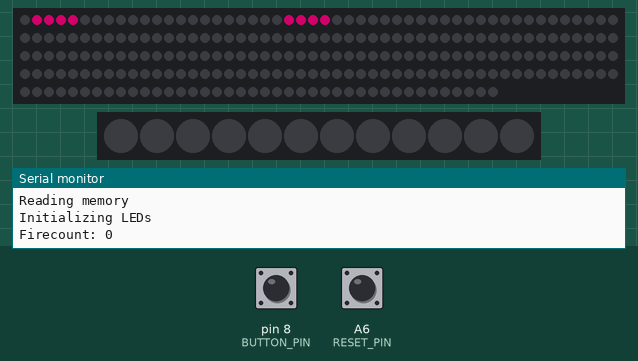
Simulated run of this program. Board: Teensy 3. Parts: 240 RGB LEDs in strip order, left to right, continuing on the next row, 12 RGB LEDs in strip order, left to right, the last lines printed to the serial monitor. The test bench sets the inputs (shaded band); at power-on: A6 (RESET_PIN) HIGH, pin 8 (BUTTON_PIN) HIGH. Dim RGB values are drawn brighter than linear; random numbers use the default seed unless the program sets one; EEPROM starts erased.

Above: at 3.2 s.
3.3 s: A6 (RESET_PIN) pulled LOW for 3.2 s
At 5.27 s:
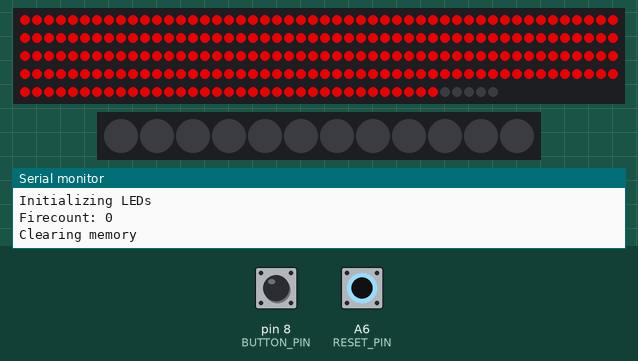
8.0 s: A6 (RESET_PIN) pulled LOW for 0.15 s
9.6 s: pin 8 (BUTTON_PIN) pulled LOW for 0.15 s
At 10.3 s:
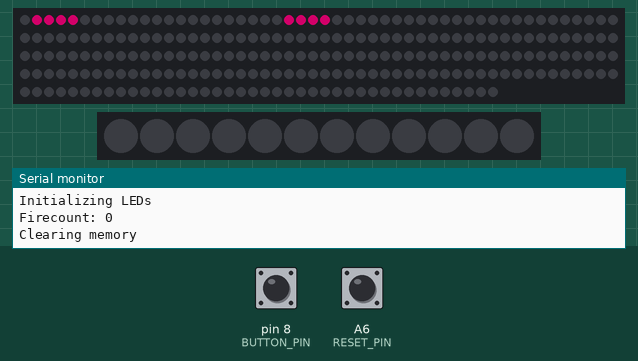
11.2 s: pin 8 (BUTTON_PIN) pulled LOW for 1 s
13.7 s: pin 8 (BUTTON_PIN) pulled LOW for 0.15 s
15.3 s: A6 (RESET_PIN) pulled LOW for 1 s
At 15.76 s:
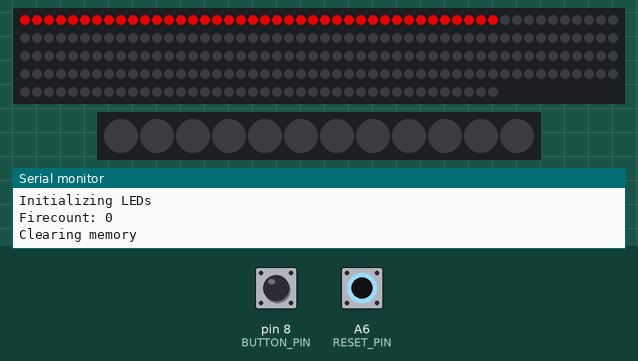
Timing chart, 0 to 18.3 s (numbered marks = the images above; inputs shaded):
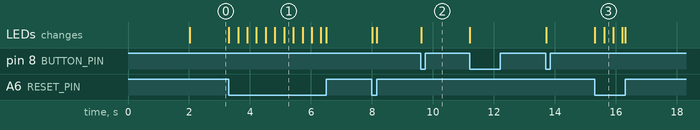

The program:

main.cpp
```cpp
#define FASTLED_ALLOW_INTERRUPTS 0

#include "Lights.h"
#include "Memory.h"

#define BUTTON_PIN 8
#define RESET_PIN 20

int prevButtonState = 0;

void copyColor(byte *src, byte *dst, int len)
{
  memcpy(dst, src, sizeof(src[0]) * len);
}

void shuffleColors()
{
  for (int i = 0; i < 10; i++)
  {
    int n = random(0, 10);
    //   Serial.print("gonna swap the next two colors:");
    //   Serial.print(i);
    //   Serial.print(n);
    byte temp[3];
    copyColor(colors[n], temp, 3);
    copyColor(colors[i], colors[n], 3);
    copyColor(temp, colors[i], 3);
  }
}

void readButton()
{
  // Serial.println("Reading button");
  int counterButton = digitalRead(BUTTON_PIN);
  if (counterButton != prevButtonState)
  {
    if (counterButton == LOW)
    {
      FastLED.clear();
      incrementCounter();
      firecounter++;
      if (counter % 1000 == 0)
      {
        shuffleColors();
        SaveMemory(counter);
      }

    }
    prevButtonState = counterButton;
  }
}

void displayCounter()
{

  // Serial.println("Displaying counter");
  char counterString[8];
  sprintf(counterString, "%8ld", counter);
  for (unsigned int i = 0; i < 8; i++)
  { // 8 digits
    if ((counterString[7 - i]) != ' ')
    {
      int c = counterString[7 - i] - '0';
      showDigit(c, c, i);
    }
  }
}

void checkRainbow()
{
    for (int i = 0; i < 8; i++)
    {
      rainbowDigits[i] = false;
    }

  char counterString[8];
  sprintf(counterString, "%8ld", counter);
  for (int i = 0; i < 7; i++)
  {
    if (counterString[i] == '6' && counterString[i + 1] == '9')
    {
      rainbowDigits[i] = true;
      rainbowDigits[i + 1] = true;
      rainbowTimer = 0;
    }
  }
}

void checkWeed()
{
    for (int i = 0; i < 8; i++)
    {
      weedDigits[i] = false;
    }

  char counterString[8];
  sprintf(counterString, "%8ld", counter);
  for (int i = 0; i < 6; i++)
  {
    if (counterString[i] == '4' && counterString[i + 1] == '2' && counterString[i + 2] == '0')
    {
      weedDigits[i] = true;
      weedDigits[i + 1] = true;
      weedDigits[i + 2] = true;
      weedTimer = 0;
    }
  }
}

void updateEffects()
{
  // Serial.println("Updating effects");
  checkRainbow();
  checkWeed();

  if (rainbowTimer < RAINBOW_MAX)
  {
    for (int i = 0; i < 11; i++)
      rainbowColors[i][0] = (rainbowColors[i][0] + 1 % 255);
    rainbowTimer++;
  }
  if (weedTimer < WEED_MAX)
  {
    weedHue = 105;
    // weedHue -= 0.25;
    // weedHue = max(weedHue, 24);
    weedTimer++;
  }
}

// borrowed from Adafruit Neopixel library
static uint32_t Color(uint8_t r, uint8_t g, uint8_t b)
{
  return ((uint32_t)r << 16) | ((uint32_t)g << 8) | b;
}

// borrowed from Adafruit Neopixel library
uint32_t Wheel(byte WheelPos)
{
  WheelPos = 255 - WheelPos;
  if (WheelPos < 85)
  {
    return Color(255 - WheelPos * 3, 0, WheelPos * 3);
  }
  if (WheelPos < 170)
  {
    WheelPos -= 85;
    return Color(0, WheelPos * 3, 255 - WheelPos * 3);
  }
  WheelPos -= 170;
  return Color(WheelPos * 3, 255 - WheelPos * 3, 0);
}

void setup()
{

  randomSeed(analogRead(0));
  pinMode(BUTTON_PIN, INPUT_PULLUP);
  pinMode(RESET_PIN, INPUT_PULLUP);
  setCounter(readMemory());
  Serial.begin(57600);
  initLEDs();
  shuffleColors();
  for (unsigned int i = 0; i < 8; i++)
  { // 8 digits

    showDigit(8, i, i);
  }
  FastLED.show();
  delay(2000);
}

void loop()
{
  FastLED.clear();

  readButton();

  displayCounter();
  displayFire();

  readReset();
  displayReset();

  FastLED.show();

  updateEffects();
  updateFire();
}
```

Counter.h
```cpp
#ifndef Counter_h
#define Counter_h


// lol this whole file is so unnecessary
unsigned long counter = 42069;

void setCounter(int val){
    counter = val;
}

void incrementCounter(){
    counter++;
    // Serial.println(counter);
}

void resetCounter(){
    counter = 0;
}

#endif
```

Lights.h
```cpp
#ifndef Lights_h
#define Lights_h

#include <FastLED.h>

#define LED_COUNT 240
#define BOX_LED_COUNT 12
#define LED_PIN 1
#define BOX_LED_PIN 10

#define BRIGHTNESS 230

#define LOGFIRE false

#define WEED_MAX 200
#define RAINBOW_MAX 200
int rainbowTimer = RAINBOW_MAX;
int weedTimer = WEED_MAX;
float weedHue = 0;

byte saturation = 255;
byte startColor = 0;

bool rainbowDigits[] = {false, false, false, false,
                        false, false, false, false};
bool weedDigits[] = {false, false, false, false,
                     false, false, false, false};

CRGBArray<LED_COUNT> leds;
CRGBArray<BOX_LED_COUNT> boxleds;
// CRGB leds[LED_COUNT];
// CRGB boxleds[BOX_LED_COUNT];

byte WheelPos = 0;

byte colors[11][3] = {
    {0, 0, BRIGHTNESS},               // white
    {0, saturation, BRIGHTNESS},      // red
    {28, saturation, BRIGHTNESS},     // orange
    {28 * 2, saturation, BRIGHTNESS}, // yellow
    {28 * 3, saturation, BRIGHTNESS}, // l green
    {28 * 4, saturation, BRIGHTNESS}, // green
    {28 * 5, saturation, BRIGHTNESS}, // aqua-ish
    {28 * 6, saturation, BRIGHTNESS}, // blue
    {28 * 7, saturation, BRIGHTNESS}, // purpley
    {28 * 8, saturation, BRIGHTNESS}, // pinkish
    {0, 0, 55},                       // grey
};

byte rainbowColors[11][3] = {
    {23 * 0, saturation, BRIGHTNESS},
    {23 * 1, saturation, BRIGHTNESS},
    {23 * 2, saturation, BRIGHTNESS},
    {23 * 3, saturation, BRIGHTNESS},
    {23 * 4, saturation, BRIGHTNESS},
    {23 * 5, saturation, BRIGHTNESS},
    {23 * 6, saturation, BRIGHTNESS},
    {23 * 7, saturation, BRIGHTNESS},
    {23 * 8, saturation, BRIGHTNESS},
    {23 * 9, saturation, BRIGHTNESS},
    {23 * 10, saturation, BRIGHTNESS},
};

byte digitSegmentDefs[10][7] = {
    {1, 1, 1, 1, 1, 1, 0}, // 0
    {1, 0, 0, 0, 0, 1, 0}, // 1
    {0, 1, 1, 0, 1, 1, 1}, // 2
    {1, 1, 0, 0, 1, 1, 1}, // 3
    {1, 0, 0, 1, 0, 1, 1}, // 4
    {1, 1, 0, 1, 1, 0, 1}, // 5
    {1, 1, 1, 1, 1, 0, 1}, // 6
    {1, 0, 0, 0, 1, 1, 0}, // 7
    {1, 1, 1, 1, 1, 1, 1}, // 8
    {1, 1, 0, 1, 1, 1, 1}  // 9
};

byte segGroups[7][4] = {
    // skip 0
    {1, 2, 3, 4},    // top right
    {5, 6, 7, 8},    // top
    {9, 10, 11, 12}, // top left
    // skip 13
    {14, 15, 16, 17}, // bottom left
    {18, 19, 20, 21}, // bottom
    {22, 23, 24, 25}, // bottom right
    {26, 27, 28, 29}, // center
};

#define FIRETIMER 100
#define FIREWINDOWS 100
int allFireCounts[FIREWINDOWS];
int firecounter = 0;
int fireWindowCount = 0;
unsigned long fireWindowStartMillis = 0;
unsigned long buttonPushedMillis = 0;

int getFireCount()
{
  int totalFire = 0;

  for (int i = 0; i < FIREWINDOWS; i++)
  {

    totalFire += allFireCounts[i];
  }
  if (LOGFIRE)
  {
    Serial.print("Fire subs: ");

    for (int i = 0; i < FIREWINDOWS; i++)
    {
      Serial.print(allFireCounts[i]);
      Serial.print(" ");
    }
    Serial.println();
    Serial.println(totalFire);
  }

  return totalFire;
}

void displayFire()
{
  // // Serial.println("Displaying fire");
  // for (int i = 0; i < BOX_LED_COUNT; i++)
  // {
  //   boxleds[i] = CHSV(0, 200, 200);
  // }
  // FastLED.show();
  // return;

  int count = getFireCount();

  byte color[3] = {int(count / 2.5), 255, 250};

  for (int i = 0; i < BOX_LED_COUNT; i++)
  {
    if (count > 5)
      boxleds[i] = CHSV(color[0], color[1], color[2]);
    else
      boxleds[i] = CHSV(0, 0, 10);
  }
}

void updateFire()
{
  unsigned long currentMillis = millis();
  if (currentMillis - fireWindowStartMillis > FIRETIMER) // defines how long between checks of the windows
  {
    allFireCounts[fireWindowCount] = firecounter; // how many presses in the current window
    firecounter = 0;
    fireWindowCount = (fireWindowCount + 1) % FIREWINDOWS; // this rotates us through the array
    fireWindowStartMillis = currentMillis;
    // Serial.print("Fire count: ");
    // Serial.println(getFireCount());
  }
}

void initLEDs()
{
  Serial.println("Initializing LEDs");
  FastLED.addLeds<WS2812B, LED_PIN, GRB>(leds, LED_COUNT);
  FastLED.addLeds<WS2812, BOX_LED_PIN, GRB>(boxleds, BOX_LED_COUNT);
  // FastLED.setMaxPowerInVoltsAndMilliamps(5, 1000);
  FastLED.setBrightness(BRIGHTNESS);
  FastLED.clear();

  for (int i = 0; i < FIREWINDOWS; i++)
  {
    allFireCounts[i] = 0;
  }
  fireWindowStartMillis = millis();
  Serial.printf("Firecount: %d ", getFireCount());
  Serial.println();
}

void showSegment(byte segment, byte color, byte segDisplay)
{
  int segmentOffset = segDisplay * 30;
  ;
  for (byte i = 0; i < 4; i++)
  {
    leds[segmentOffset + segGroups[segment][i]] = CHSV(colors[color][0], 255, BRIGHTNESS);
    // leds[(segGroups[segment] + segmentOffset][i]).setHSV(colors[color][0], colors[color][1], colors[color][2]);
  }
}

void showSegmentWithColor(byte segment, byte color[3], byte segDisplay)
{
  int segmentOffset = segDisplay * 30;
  ;

  for (byte i = 0; i < 4; i++)
  {
    leds[segmentOffset + segGroups[segment][i]] = CHSV(color[0], 255, BRIGHTNESS);
  }
}

void showSegmentRainbow(byte segment, byte color, byte segDisplay)
{
  if (color == 10)
  {
    showSegment(segment, color, segDisplay);
    return;
  }
  int segmentOffset = segDisplay * 30;
  int pixelOffset = 0;
  for (byte i = 0; i < 4; i++)
  {

    //horizontal ones are easy
    if (segment == 4)
      leds[segmentOffset + segGroups[segment][i]] = CHSV(rainbowColors[0][0], 255, BRIGHTNESS);
    if (segment == 6)
      leds[segmentOffset + segGroups[segment][i]] = CHSV(rainbowColors[5][0], 255, BRIGHTNESS);
    if (segment == 1)
      leds[segmentOffset + segGroups[segment][i]] = CHSV(rainbowColors[10][0], 255, BRIGHTNESS);

    // vertical ones are fucking stupid
    if (segment == 3)
      leds[segmentOffset + segGroups[segment][i]] = CHSV(rainbowColors[4 - i][0], 255, BRIGHTNESS);
    if (segment == 5)
    { // LEAVE ME ALONE.
      leds[segmentOffset + segGroups[segment][i]] = CHSV(rainbowColors[i + 1][0], 255, BRIGHTNESS);
    }
    if (segment == 2)
    {
      leds[segmentOffset + segGroups[segment][i]] = CHSV(rainbowColors[9 - i][0], 255, BRIGHTNESS);
    }
    if (segment == 0)
      leds[segmentOffset + segGroups[segment][i]] = CHSV(rainbowColors[i + 6][0], 255, BRIGHTNESS);
    //    leds[(segGroups[segment+segmentOffset][i] + pixelOffset)].setHSV(rainbowColors[segment][0], rainbowColors[segment][1], rainbowColors[segment][2]);
  }
}

void showSegmentRainbow2(byte segment, byte color, byte segDisplay)
{
  if (color == 10)
  {
    showSegment(segment, color, segDisplay);
    return;
  }
  int segmentOffset = segDisplay * 30;
  int pixelOffset = 0;
  for (byte i = 0; i < 4; i++)
  {
    leds[segmentOffset + segGroups[segment][i]] = CHSV(rainbowColors[0][0], 255, BRIGHTNESS);
  }
}

void showDigit(byte number, byte color, byte segDisplay)
{
  //  Serial.println("showing a digit" );

  for (byte i = 0; i < 7; i++)
  { // this is where it iterates over the segments
    if (digitSegmentDefs[number][i] != 0)
    {
      showSegment(i, color, segDisplay);

      if (rainbowTimer < RAINBOW_MAX)
      {
        if (rainbowDigits[7 - segDisplay])
        {
          // showSegmentRainbow(i, color, segDisplay);
          showSegmentRainbow2(i, color, segDisplay);
        }
      }
      if (weedTimer < WEED_MAX)
      {
        if (weedDigits[7 - segDisplay])
        {
          byte weedColor[3] = {int(weedHue), saturation, BRIGHTNESS};
          showSegmentWithColor(i, weedColor, segDisplay);
        }
      }
    }
  }
}

#endif
```

Memory.h
```cpp
#ifndef Memory_h
#define Memory_h

#include <EEPROM.h>
#include "Lights.h"
#include "Counter.h"

#define RESET_PIN 20

int resetCountdown = 0;

int readMemory()
{
    Serial.println("Reading memory");
    // return 42069420;
    return EEPROM.get(0, counter);
}
void clearMemory()
{
    Serial.println("Clearing memory");
    // return;
    for (int i = 0; i < EEPROM.length(); i++)
    {
        EEPROM.write(i, 0);
    }
    FastLED.clear();
    setCounter(0);
}

void SaveMemory(int counter)
{
    Serial.println("Saving memory");
    EEPROM.put(0, counter);
}

void readReset()
{
    int resetButton = digitalRead(RESET_PIN);
    if (resetButton == LOW)
    {
        resetCountdown++;
        // Serial.println("Reset button pressed");
    }
    else
    {
        resetCountdown = 0;
    }
}

void displayReset()
{
    if (resetCountdown > LED_COUNT)
    {
        clearMemory();
        FastLED.clear();
        resetCounter();
        resetCountdown = 0;
    }

    for (int i = 0; i < resetCountdown; i++)
    {
        leds[i] = CHSV(0, 255, BRIGHTNESS);
    }
}

#endif
```

Measured:
- after the input at 3.3 s, the LEDs: first change at once (image 1 shows a later state)
- after the input at 9.6 s, the LEDs: change at once (image 2)
- after the input at 15.3 s, the LEDs: first change at once (image 3 shows a later state)
